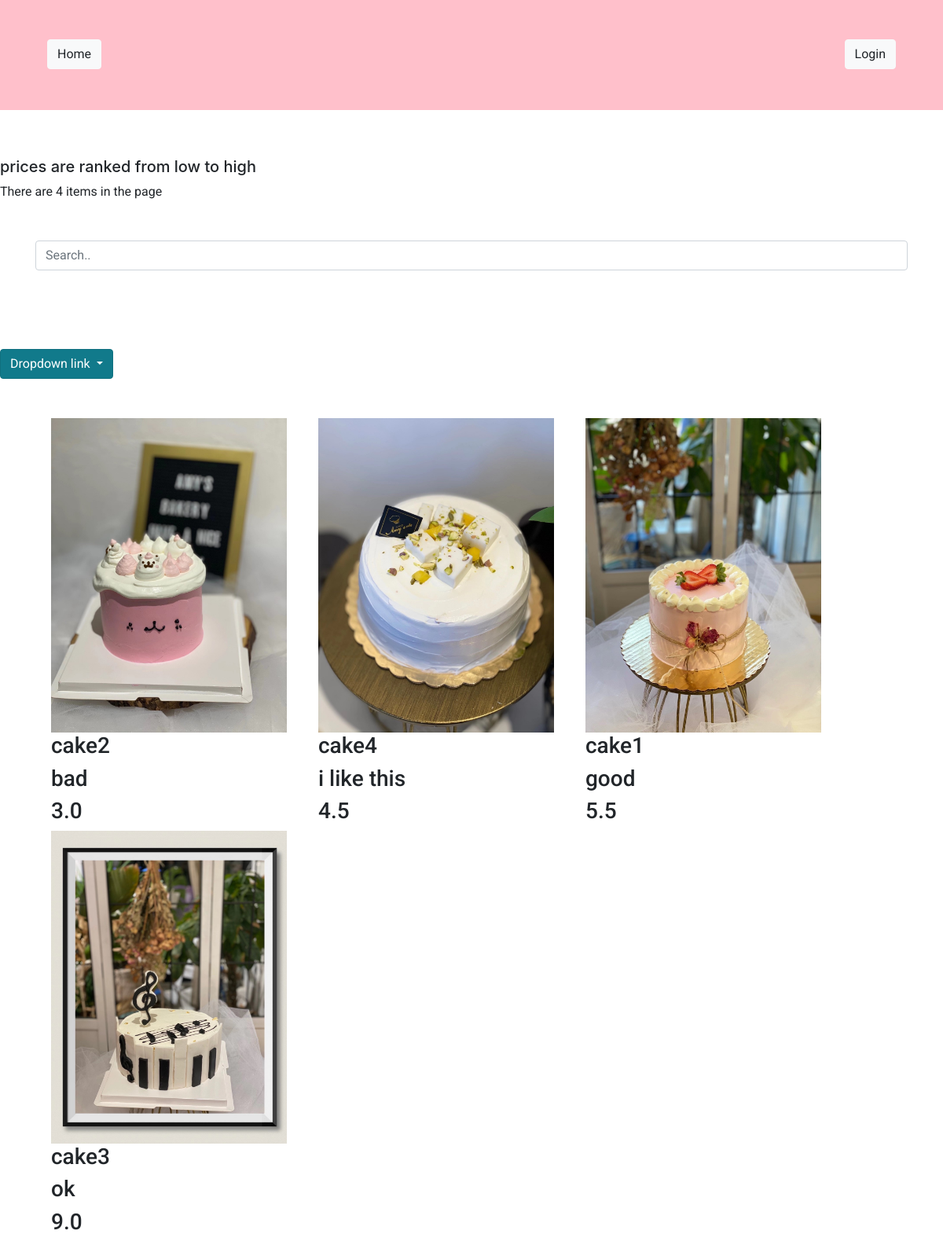
The page /low_price on the database its author committed.
### app/models.py (models this page shows, shortened)
class Product(db.Model):
    __tablename__ = 'products'
    id = db.Column(db.Integer,primary_key = True)
    product_name = db.Column(db.Text)
    product_description = db.Column(db.Text)
    product_image = db.Column(db.String(20), nullable=False)
    product_price = db.Column(db.REAL)

### app/routes.py (the view)
@app.route('/low_price')
def low_price():
    conn = get_db_connection()
    total_item_in_home_page = conn.execute('SELECT count(*) FROM products;').fetchone()
    get_price_high_to_low = conn.execute('''
    SELECT p.product_price, p.product_name, p.product_image,p.product_description
    FROM products p
    ORDER BY p.product_price ASC
    ''').fetchall()
    conn.close()
    return render_template('low_price.html', get_price_high_to_low = get_price_high_to_low, total_item_in_home_page = total_item_in_home_page)

### app/routes.py (called while the page is built)
def get_db_connection():
    conn = sqlite3.connect('app.db')
    conn.row_factory = sqlite3.Row
    return conn

### app/templates/low_price.html (shortened to what this page needs)
{% extends "base.html" %} {% block content %}
<h5>prices are ranked from low to high</h5>
<p id="length">There are {{ total_item_in_home_page[0] }} items in the page</p>
<div class="container">
    <input class="form-control" id="myInput" type="text" placeholder="Search..">
</div>
<div class="dropdown show">
    <a class="btn btn-info dropdown-toggle" href="#" role="button" id="dropdownMenuLink" data-toggle="dropdown" aria-haspopup="true" aria-expanded="false">
      Dropdown link
    </a>
</div>
<div class="container">
    {% for high_products_list in get_price_high_to_low %}
    <div class="image" name="total" id="myTable">
        <img class="photo" id="product-image-{{loop.index}}" src="{{ url_for('upload', filename=high_products_list[2]) }}" style="width: 300px">
        <h3 id="product-name-{{loop.index}}">{{ high_products_list[1] }}</h3>
        <h3 id="product-description-{{loop.index}}">{{ high_products_list[3] }}</h3>
        <h3 id="product-price-{{loop.index}}">{{ high_products_list[0] }}</h3>
    </div>
    {% endfor %}
</div>
{% endblock %}

### app/static/css/style.css (style rules this page uses)
* { margin: 0; padding: 0; box-sizing: border-box; font-family: 'Roboto', sans-serif; }
.container, .products-container { display: flex; flex-wrap: wrap; margin-top: 50px; padding-bottom: 100px; }
.image { margin-right: 20px; margin-left: 20px; position: relative; overflow: hidden; }

### rows shown on the page
Product: product_image (picture), product_name "cake2", product_description "bad", product_price "3.0"
Product: product_image (picture), product_name "cake4", product_description "i like this", product_price "4.5"
Product: product_image (picture), product_name "cake1", product_description "good", product_price "5.5"
Product: product_image (picture), product_name "cake3", product_description "ok", product_price "9.0"

### other values the page prints
{{ total_item_in_home_page[0] }} "4"
